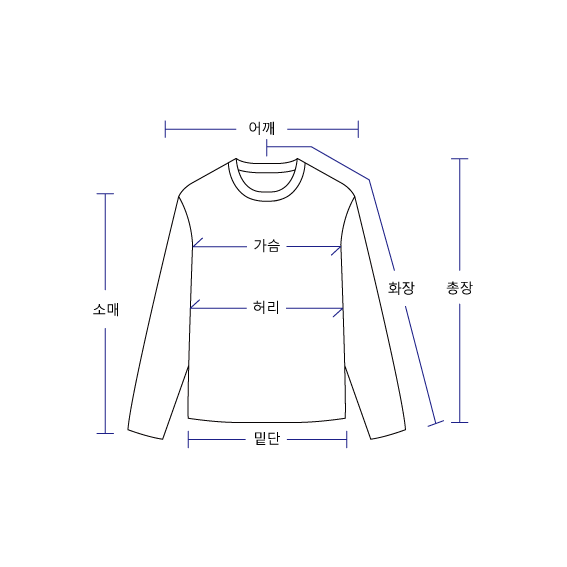
#> input picture dana-page-builder/size_images/상의.png, 567 x 567 px
$ python ai_color_extractor_dana.py '../size_images/상의.png' '../size_images/스커트-H라인.png'
#> lines starting #> are read from the running program, lines starting #| are printed output that depends on the picture
#!/usr/bin/env python3
"""
AI 기반 색상 HEX 코드 자동 추출
이미지 분석을 통한 정확한 색상 HEX 코드 추출 (DANA&PETA 페이지 빌더용)
"""

import logging
from pathlib import Path
from typing import Optional, Dict
import numpy as np
from PIL import Image
from sklearn.cluster import KMeans

logger = logging.getLogger(__name__)


class ColorExtractor:
    """AI 기반 색상 HEX 코드 추출기"""

    def __init__(self):
        """ColorExtractor 초기화"""
        pass

    def extract_color_hex(
        self,
        image_path: str,
        color_name: str,
        product_type: str = "의류"
    ) -> Optional[str]:
        """
        이미지에서 색상 HEX 코드 추출

        k-means clustering 알고리즘 사용:
        1. 이미지 중앙 영역(50%)만 사용하여 배경 제거
        2. k-means로 5개 주요 색상 클러스터 추출
        3. 밝은색(흰색/회색 배경) 필터링 (brightness < 230)
        4. 가장 많이 나타나는 유효한 색상 선택

        Args:
            image_path: 색상 이미지 경로
            color_name: 색상 이름 (예: "베이지", "레드")
            product_type: 제품 타입 (예: "의류", "니트")

        Returns:
            HEX 코드 (예: "#936d4a") 또는 None
        """
#> called with image_path = '../size_images/상의.png', color_name = '../size_images/스커트-H라인.png', product_type = '니트'
        try:
            image_path = Path(image_path)
            if not image_path.exists():
                logger.error(f"❌ 이미지 파일을 찾을 수 없습니다: {image_path}")
                return None

            logger.info(f"🎨 색상 분석 중: {color_name} (파일: {image_path.name})")

            # 1. 이미지 로드 및 RGB 변환
            img = Image.open(image_path)
#> img is the input picture: PIL image 567x567 P; mean R, G, B, A 252, 252, 252.5, 47.7
            img = img.convert('RGB')
#> img: PIL image 567x567 RGB

            # 2. NumPy 배열로 변환
            img_array = np.array(img)

            # 3. 이미지 중앙 영역만 사용 (제품 부분, 배경 제거)
            # 중앙 50% 영역 추출
            h, w, _ = img_array.shape
#> h = 567; w = 567
            center_h_start = h // 4
#> center_h_start = 141
            center_h_end = 3 * h // 4
#> center_h_end = 425
            center_w_start = w // 4
#> center_w_start = 141
            center_w_end = 3 * w // 4
#> center_w_end = 425

            center_region = img_array[center_h_start:center_h_end, center_w_start:center_w_end]
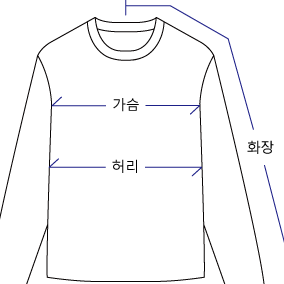
#> center_region: shape (284, 284, 3); mean R, G, B 247.4, 247.3, 248.1

            # 4. 픽셀들을 1D 배열로 변환 (각 행이 하나의 픽셀 RGB)
            pixels = center_region.reshape(-1, 3)

            # 5. k-means clustering으로 주요 색상 추출 (5개 클러스터)
            kmeans = KMeans(n_clusters=5, random_state=42, n_init=10)
            kmeans.fit(pixels)

            # 6. 각 클러스터의 크기 계산
            labels = kmeans.labels_
            counts = np.bincount(labels)

            # 7. 배경색(흰색/회색) 제외하고 가장 많은 색상 선택
            centers = kmeans.cluster_centers_.astype(int)
            valid_colors = []

            for i, (color, count) in enumerate(zip(centers, counts)):
                # 너무 밝은 색상(흰색 배경) 제외
                brightness = np.mean(color)
                if brightness < 230:  # 흰색 배경 필터링 기준
                    valid_colors.append((color, count))

            if not valid_colors:
                # 모든 색상이 필터링된 경우, 가장 많은 색상 사용
                dominant_color = centers[np.argmax(counts)]
                logger.warning(f"⚠️  모든 색상이 밝아서 필터링 없이 선택: {color_name}")
            else:
                # 유효한 색상 중 가장 많은 것 선택
                valid_colors.sort(key=lambda x: x[1], reverse=True)
                dominant_color = valid_colors[0][0]

            # 8. RGB를 HEX로 변환
            hex_code = '#{:02x}{:02x}{:02x}'.format(
                int(dominant_color[0]),
                int(dominant_color[1]),
                int(dominant_color[2])
            )

            logger.info(f"✅ 색상 추출 완료: {color_name} → {hex_code}")
            return hex_code

        except ImportError as e:
            logger.error(f"❌ 필요한 라이브러리가 설치되지 않았습니다: {e}")
            logger.error("   pip install scikit-learn numpy Pillow")
            return None
        except Exception as e:
            logger.error(f"❌ 색상 추출 실패 ({color_name}): {e}")
            import traceback
            logger.error(traceback.format_exc())
            return None

    def extract_colors_batch(
        self,
        color_images: Dict[str, str],
        product_type: str = "의류"
    ) -> Dict[str, Optional[str]]:
        """
        여러 색상 이미지를 일괄 처리

        Args:
            color_images: {color_name: image_path} 딕셔너리
            product_type: 제품 타입

        Returns:
            {color_name: hex_code} 딕셔너리
        """
        results = {}

        for color_name, image_path in color_images.items():
            hex_code = self.extract_color_hex(image_path, color_name, product_type)
            results[color_name] = hex_code

        return results


def main():
    """테스트용 메인 함수"""
    import sys

    if len(sys.argv) < 3:
        print("Usage: python3 ai_color_extractor_dana.py <image_path> <color_name>")
        print("Example: python3 ai_color_extractor_dana.py output/assets/images/DN25SPT008_color_1.jpg '베이지'")
        sys.exit(1)

    image_path = sys.argv[1]
    color_name = sys.argv[2]

    # 로깅 설정
    logging.basicConfig(
        level=logging.INFO,
        format='%(asctime)s - %(levelname)s - %(message)s'
    )

    # 색상 추출
    extractor = ColorExtractor()
    hex_code = extractor.extract_color_hex(image_path, color_name, "니트")

    if hex_code:
        print(f"\n✅ 결과: {color_name} → {hex_code}")
    else:
        print(f"\n❌ 실패: HEX 코드를 추출하지 못했습니다")
        sys.exit(1)


if __name__ == "__main__":
    main()

$ run again, on dana-page-builder/size_images/스커트-플레어.png
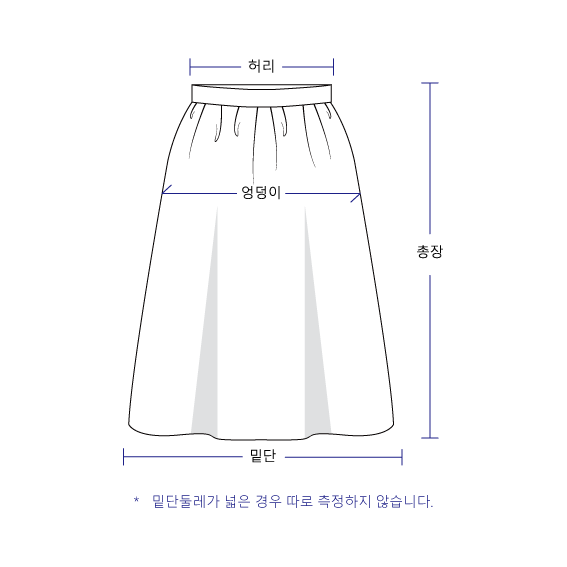
#> input picture dana-page-builder/size_images/스커트-플레어.png, 567 x 567 px
#> in extract_color_hex, img is the input picture: PIL image 567x567 P; mean R, G, B, A 251.6, 251.6, 252.1, 63.6
#> img: PIL image 567x567 RGB
#> in extract_color_hex, `center_region = img_array[center_h_start:center_h_end, center_w_start:..`:
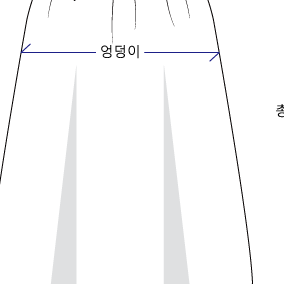
#> center_region: shape (284, 284, 3); mean R, G, B 250, 250.1, 250.4

$ run again, on dana-page-builder/size_images/아우터.png
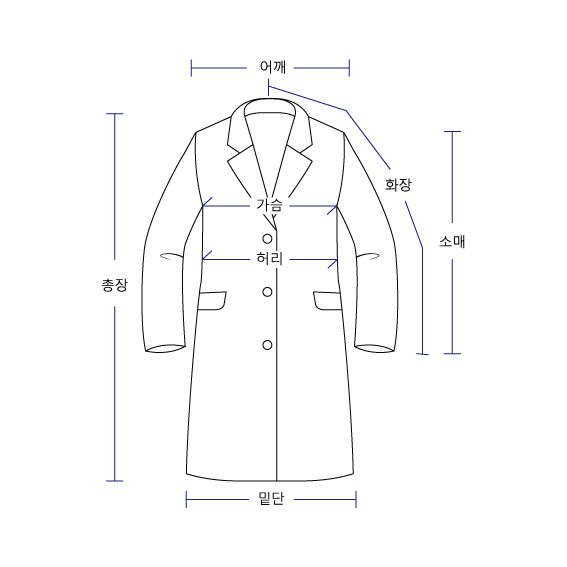
#> input picture dana-page-builder/size_images/아우터.png, 567 x 567 px
#> in extract_color_hex, img is the input picture: PIL image 567x567 P; mean R, G, B, A 251.1, 251.1, 251.6, 58.8
#> img: PIL image 567x567 RGB
#> in extract_color_hex, `center_region = img_array[center_h_start:center_h_end, center_w_start:..`:
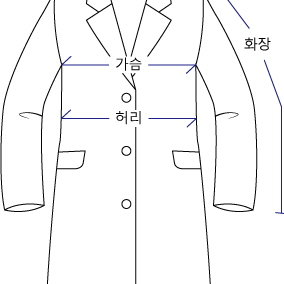
#> center_region: shape (284, 284, 3); mean R, G, B 245.8, 245.7, 246.3

$ run again, on dana-page-builder/size_images/원피스.png
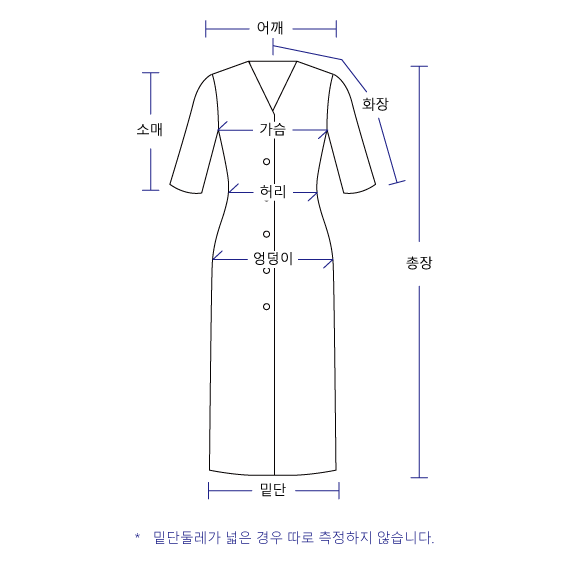
#> input picture dana-page-builder/size_images/원피스.png, 567 x 567 px
#> in extract_color_hex, img is the input picture: PIL image 567x567 P; mean R, G, B, A 251.5, 251.5, 252.1, 46.7
#> img: PIL image 567x567 RGB
#> in extract_color_hex, `center_region = img_array[center_h_start:center_h_end, center_w_start:..`:
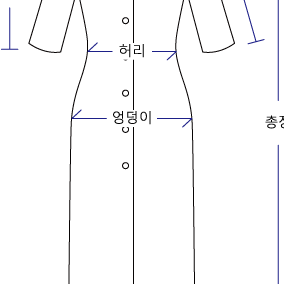
#> center_region: shape (284, 284, 3); mean R, G, B 249, 249, 249.6
